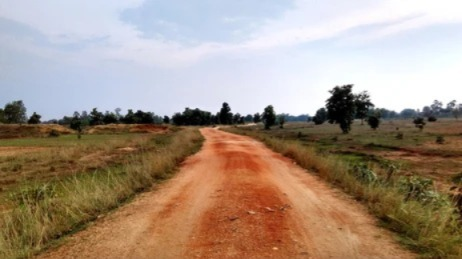
#> input picture segmentation/sample.jpeg, 462 x 259 px, given as the content of the folder data/train/rgb, which was not available
$ python visualize_segmentation.py
#> lines starting #> are read from the running program, lines starting #| are printed output that depends on the picture
import numpy as np
from PIL import Image
import matplotlib.pyplot as plt
import os
from pathlib import Path
import argparse

# Class mapping
CLASS_MAPPING = {
    100: 0,   # Trees
    200: 1,   # Lush Bushes
    300: 2,   # Dry Grass
    500: 3,   # Dry Bushes
    550: 4,   # Ground Clutter
    600: 5,   # Flowers
    700: 6,   # Logs
    800: 7,   # Rocks
    7100: 8,  # Landscape
    10000: 9  # Sky
}

CLASS_NAMES = [
    'Trees', 'Lush Bushes', 'Dry Grass', 'Dry Bushes',
    'Ground Clutter', 'Flowers', 'Logs', 'Rocks', 'Landscape', 'Sky'
]

def create_color_map():
    """Create a high-contrast color map for visualization"""
    colors = [
        [34, 139, 34],    # Trees - Forest Green
        [50, 205, 50],    # Lush Bushes - Lime Green
        [210, 180, 140],  # Dry Grass - Tan
        [139, 69, 19],    # Dry Bushes - Saddle Brown
        [160, 82, 45],    # Ground Clutter - Sienna
        [255, 20, 147],   # Flowers - Deep Pink
        [101, 67, 33],    # Logs - Dark Brown
        [128, 128, 128],  # Rocks - Gray
        [222, 184, 135],  # Landscape - Burlywood
        [135, 206, 235]   # Sky - Sky Blue
    ]
    return np.array(colors, dtype=np.uint8)


def convert_segmentation_to_rgb(seg_image_path, output_path=None):
    """Convert a segmentation mask to RGB using high-contrast colors"""
    # Load segmentation image
    seg_img = Image.open(seg_image_path)
    seg_array = np.array(seg_img)

    # Create RGB image
    h, w = seg_array.shape[:2]
    rgb_img = np.zeros((h, w, 3), dtype=np.uint8)

    # Get color map
    color_map = create_color_map()

    # Convert each class to its color
    for original_class, new_class in CLASS_MAPPING.items():
        mask = seg_array == original_class
        rgb_img[mask] = color_map[new_class]

    # Save or display
    if output_path:
        Image.fromarray(rgb_img).save(output_path)
        print(f'Saved colored segmentation to {output_path}')

    return rgb_img


def visualize_with_rgb(rgb_image_path, seg_image_path, output_path=None):
    """Visualize RGB image alongside its segmentation"""
#> called with rgb_image_path = 'data/train/rgb/sample.jpeg', seg_image_path = 'data/train/seg/sample.jpeg', output_path = 'visualizations/viz_sample.jpeg'
    # Load images
    rgb_img = Image.open(rgb_image_path)
#> rgb_img is the input picture: PIL image 462x259 RGB; mean R, G, B 165.6, 146.9, 131.3
    seg_rgb = convert_segmentation_to_rgb(seg_image_path)
#> the loop in convert_segmentation_to_rgb, `for original_class, new_class in CLASS_MAPPING.items():` made 1 pass
#> pass 1, in convert_segmentation_to_rgb, `mask = seg_array == original_class`:
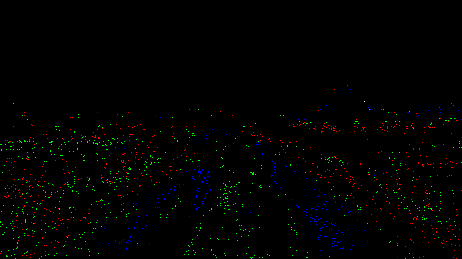
#> mask: shape (259, 462, 3) bool; mean R, G, B 0.00542, 0.00587, 0.00273
#> after the loop in convert_segmentation_to_rgb, `for original_class, new_class in CLASS_MAPPING.items():`: rgb_img: shape (259, 462, 3); every value is 0

    # Create figure
    fig, axes = plt.subplots(1, 2, figsize=(15, 7))

    axes[0].imshow(rgb_img)
    axes[0].set_title('Original Image', fontsize=14)
    axes[0].axis('off')

    axes[1].imshow(seg_rgb)
    axes[1].set_title('Segmentation Mask', fontsize=14)
    axes[1].axis('off')

    plt.tight_layout()

    if output_path:
        plt.savefig(output_path, dpi=150, bbox_inches='tight')
        print(f'Saved visualization to {output_path}')
    else:
        plt.show()

    plt.close()


def create_legend():
    """Create a legend showing all classes and their colors"""
    color_map = create_color_map()

    fig, ax = plt.subplots(figsize=(8, 6))

    # Create color patches
    for i, (class_name, color) in enumerate(zip(CLASS_NAMES, color_map)):
        ax.add_patch(plt.Rectangle((0, i), 1, 0.8,
                                   facecolor=color/255.0,
                                   edgecolor='black'))
        ax.text(1.2, i+0.4, class_name, va='center', fontsize=12)

    ax.set_xlim(0, 5)
    ax.set_ylim(-0.5, len(CLASS_NAMES))
    ax.axis('off')
    ax.set_title('Segmentation Class Legend', fontsize=16, fontweight='bold')

    plt.tight_layout()
    plt.savefig('segmentation_legend.png', dpi=150, bbox_inches='tight')
    print('Saved legend to segmentation_legend.png')
    plt.show()


def batch_visualize(rgb_dir, seg_dir, output_dir, num_samples=5):
    """Visualize multiple samples from the dataset"""
    os.makedirs(output_dir, exist_ok=True)

    rgb_files = sorted([f for f in os.listdir(rgb_dir) if f.endswith(('.png', '.jpg', '.jpeg'))])

    for i, rgb_file in enumerate(rgb_files[:num_samples]):
        rgb_path = os.path.join(rgb_dir, rgb_file)
        seg_path = os.path.join(seg_dir, rgb_file)
        output_path = os.path.join(output_dir, f'viz_{rgb_file}')

        if os.path.exists(seg_path):
            visualize_with_rgb(rgb_path, seg_path, output_path)
        else:
            print(f'Warning: Segmentation not found for {rgb_file}')


if __name__ == '__main__':
    parser = argparse.ArgumentParser(description='Visualize segmentation masks')
    parser.add_argument('--mode', type=str, default='batch',
                       choices=['single', 'batch', 'legend'],
                       help='Visualization mode')
    parser.add_argument('--rgb', type=str, help='Path to RGB image or directory')
    parser.add_argument('--seg', type=str, help='Path to segmentation image or directory')
    parser.add_argument('--output', type=str, default='visualizations',
                       help='Output path or directory')
    parser.add_argument('--num-samples', type=int, default=5,
                       help='Number of samples to visualize in batch mode')

    args = parser.parse_args()

    if args.mode == 'legend':
        create_legend()
    elif args.mode == 'single':
        if not args.rgb or not args.seg:
            print('Error: --rgb and --seg required for single mode')
        else:
            visualize_with_rgb(args.rgb, args.seg, args.output)
    elif args.mode == 'batch':
        if not args.rgb or not args.seg:
            # Use default paths
            rgb_dir = 'data/train/rgb'
            seg_dir = 'data/train/seg'
        else:
            rgb_dir = args.rgb
            seg_dir = args.seg

#> (the run stopped early here; a loop or call above may not have finished)

$ run again, on segmentation/sample2.jpeg
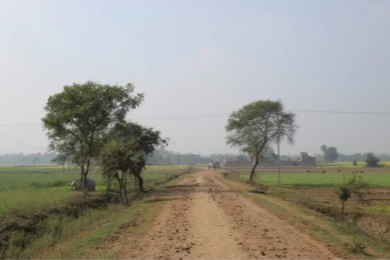
#> input picture segmentation/sample2.jpeg, 390 x 260 px, given as the content of the folder data/train/rgb, which was not available
#> in visualize_with_rgb, rgb_img is the input picture: PIL image 390x260 RGB; mean R, G, B 155.9, 153.6, 145
#> the loop in convert_segmentation_to_rgb, `for original_class, new_class in CLASS_MAPPING.items():` made 1 pass
#> pass 1, in convert_segmentation_to_rgb, `mask = seg_array == original_class`:
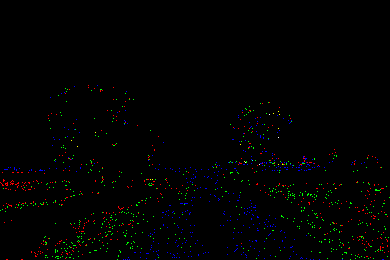
#> mask: shape (260, 390, 3) bool; mean R, G, B 0.00535, 0.00656, 0.00456

$ run again, on segmentation/sample3.jpeg
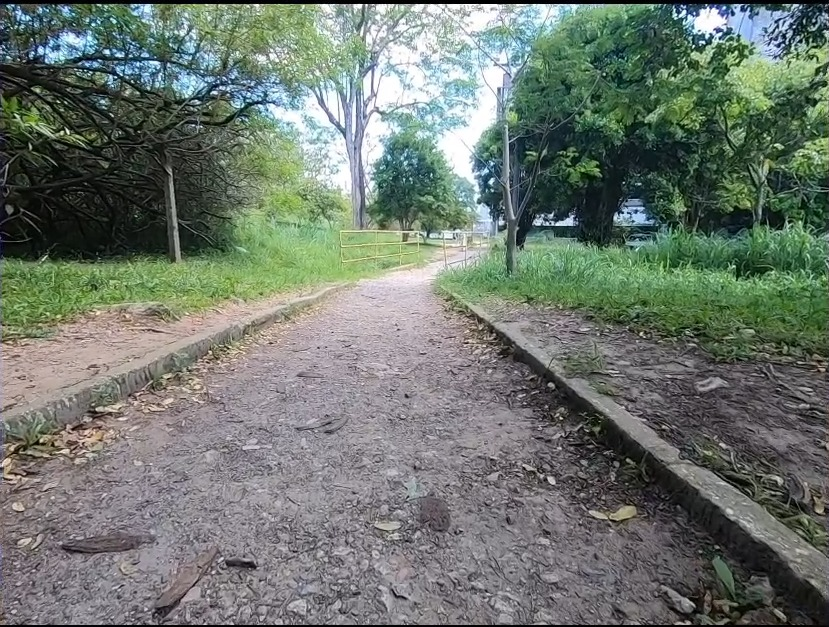
#> input picture segmentation/sample3.jpeg, 829 x 627 px, given as the content of the folder data/train/rgb, which was not available
#> in visualize_with_rgb, rgb_img is the input picture: PIL image 829x627 RGB; mean R, G, B 110.4, 119.5, 110.8
#> the loop in convert_segmentation_to_rgb, `for original_class, new_class in CLASS_MAPPING.items():` made 1 pass
#> pass 1, in convert_segmentation_to_rgb, `mask = seg_array == original_class`:
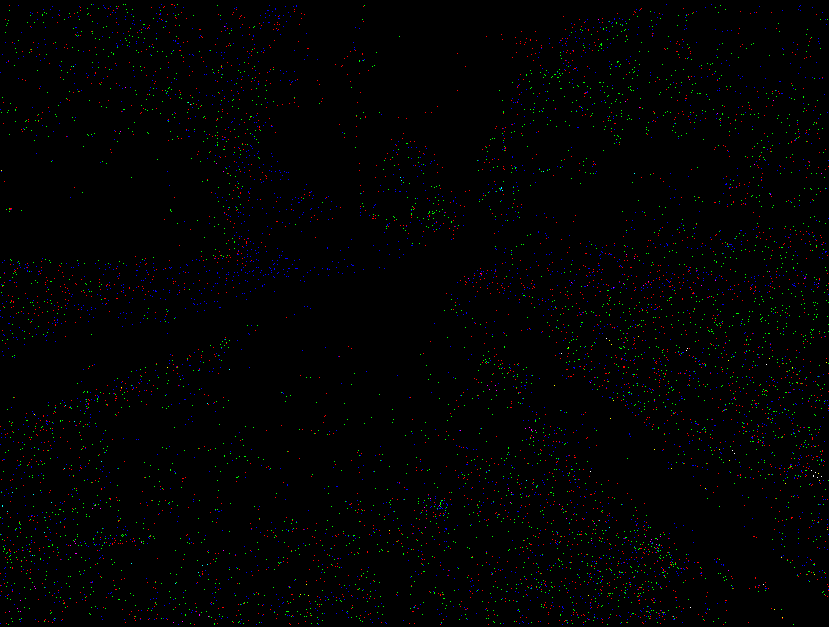
#> mask: shape (627, 829, 3) bool; mean R, G, B 0.00532, 0.00574, 0.00598
